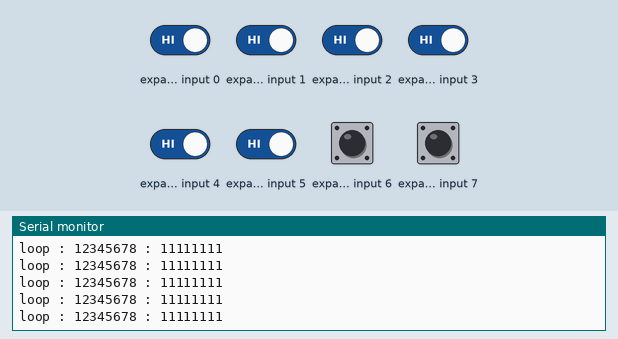
A sketch run on a simulated ESP8266 (NodeMCU). On the bench: the last lines printed to the serial monitor. Wiring (inferred from the names in the program): input shift register (74HC165): load D4; clock D0; serial out D2. The inputs (shaded band) are chosen by the test bench; at power-on: expander input 0–7 HIGH.

Above: at 1.2 s.
1.3 s: expander input 0 driven LOW
At 1.31 s:
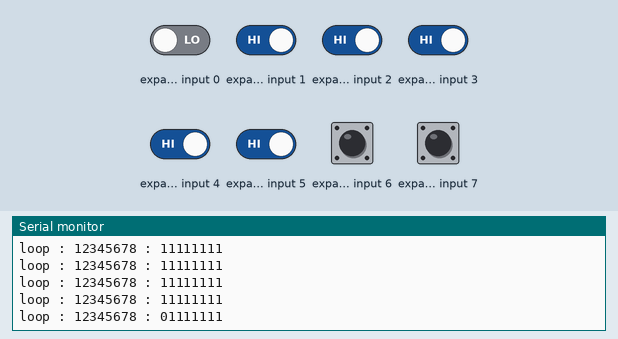
2.8 s: expander input 1 driven LOW
At 2.81 s:
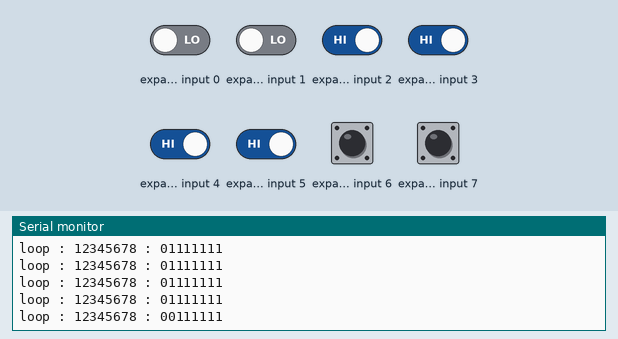
4.3 s: expander input 2 driven LOW
At 4.32 s:
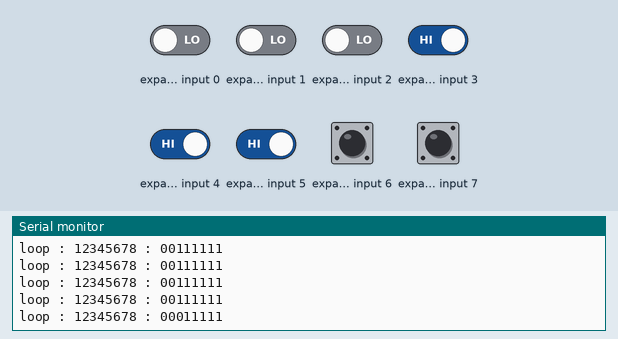
5.8 s: expander input 3 driven LOW
At 5.82 s:
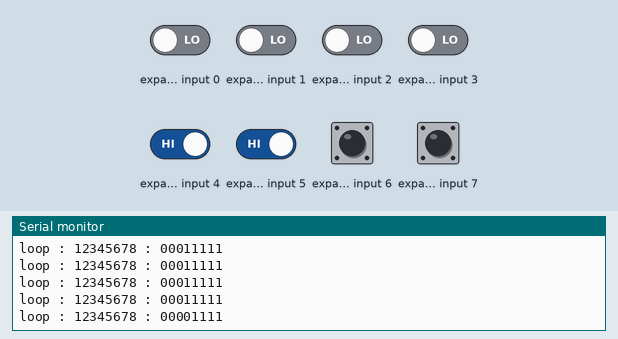
7.3 s: expander input 4 driven LOW
At 7.33 s:
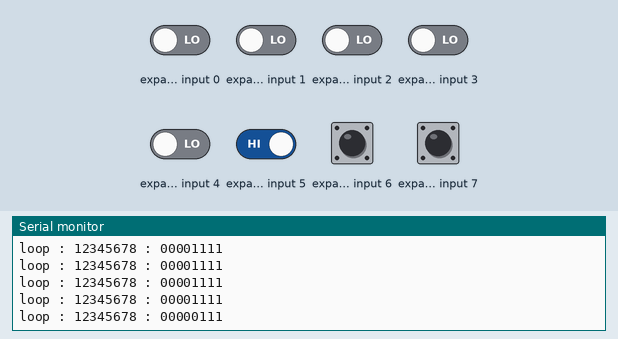
8.8 s: expander input 5 driven LOW
At 8.83 s:
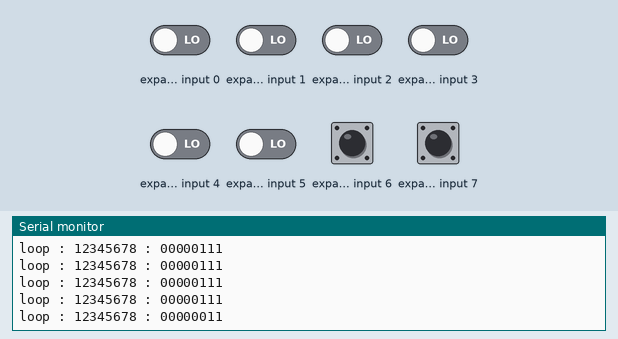
Timing chart, 0 to 11.3 s (numbered marks = the images above; inputs shaded):
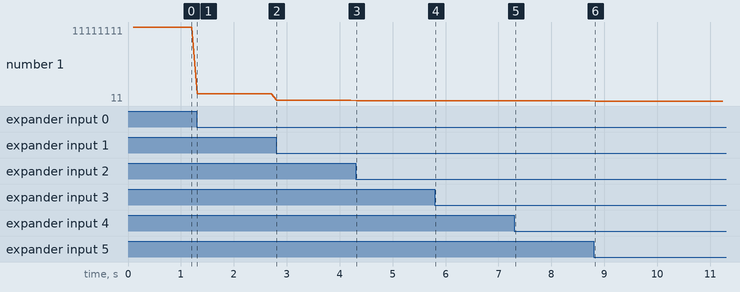

Measured:
- after the input at 1.3 s, the serial monitor: prints a new line at once (image 1)
- after the input at 2.8 s, the serial monitor: prints a new line at once (image 2)
- after the input at 4.3 s, the serial monitor: prints a new line at once (image 3)
- after the input at 5.8 s, the serial monitor: prints a new line at once (image 4)
- after the input at 7.3 s, the serial monitor: prints a new line at once (image 5)
- after the input at 8.8 s, the serial monitor: prints a new line at once (image 6)
- plotted number 1: 11111111 → 1111111 after the input at 1.3 s, 1111111 → 111111 after the input at 2.8 s, 111111 → 11111 after the input at 4.3 s, 11111 → 1111 after the input at 5.8 s, 1111 → 111 after the input at 7.3 s

The sketch:

sketch_SN74HC165N_shift_register_input.ino
```cpp
/*Pinos usados:
  D9 - Load Pin do 74HC165
  D12 - Q7 Pin do 74HC165
  D13 - CLOCK Pin do 74HC165

  Sketch que usa o shiftIn.
https://jpralves.net/post/2015/09/08/multiple-inputs-parallel-to-series.html
https://playground.arduino.cc/Code/ShiftRegSN74HC165N/
https://www.ti.com/lit/ds/symlink/sn74hc165.pdf?ts=1649753640730&ref_url=https%253A%252F%252Fwww.google.com%252F
*/

const byte LATCH = D4;//9;
const byte DATA = D2;//12;
const byte CLOCK = D0;//13;

void setup() {
  Serial.begin(115200);
  pinMode(LATCH, OUTPUT);
  pinMode(CLOCK, OUTPUT);
  pinMode(DATA, INPUT);

  digitalWrite(CLOCK, HIGH);
  digitalWrite(LATCH, HIGH);
  Serial.print("stuo : ");
}

void loop() {
  Serial.print("loop : ");
  digitalWrite(CLOCK, HIGH);
  digitalWrite(LATCH, LOW);
  delayMicroseconds (5);
  digitalWrite(LATCH, HIGH);
  delayMicroseconds (5);

  byte optionSwitch = shiftIn(DATA, CLOCK, MSBFIRST);

  Serial.print("12345678 : ");
  for (byte i=0; i<8; i++) {
    Serial.print((optionSwitch & (1<<i)) != 0 ? 1 : 0);
  }
  Serial.println();

  delay(100);
}
// Sketch uses 3,048 bytes (9%) of program storage space. Maximum is 32,256 bytes.
// Global variables use 212 bytes (10%) of dynamic memory, leaving 1,836 bytes for local variables. Maximum is 2,048 bytes.

// Read more at: https://jpralves.net/post/2015/09/08/multiple-inputs-parallel-to-series.html
```
